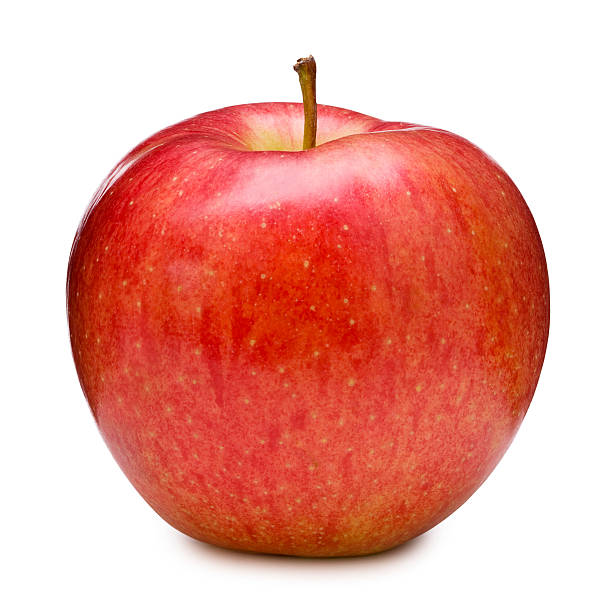
#> input picture apple.jpg, 612 x 612 px, found by its file name
$ python grey_level.py
#> lines starting #> are read from the running program, lines starting #| are printed output that depends on the picture; after the words box and inside, x2 and y2 are one past the last pixel; in counts of white or black regions, pixels touching at a corner belong together
import cv2
import numpy as np

def grey_level_slicing(img,min_inten,max_inten):
    mask=np.logical_and(img>=min_inten,img<=max_inten)
    result=np.where(mask,img,0)
    return result.astype(np.uint8)

org_img=cv2.imread("D:/DIP PRACTICALS\OPEN CV/dip/apple.jpg",0)
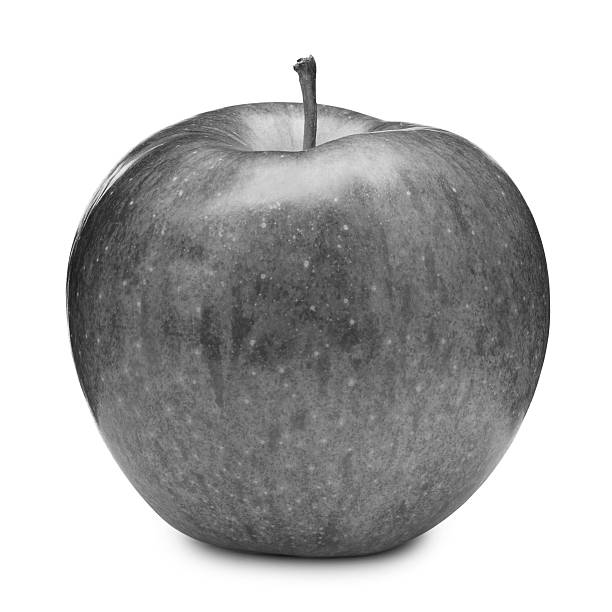
#> org_img: shape (612, 612); min 9, max 255, mean 186
segmented_region=grey_level_slicing(org_img,100,200)
#> in grey_level_slicing, `mask=np.logical_and(img>=min_inten,img<=max_inten)`:
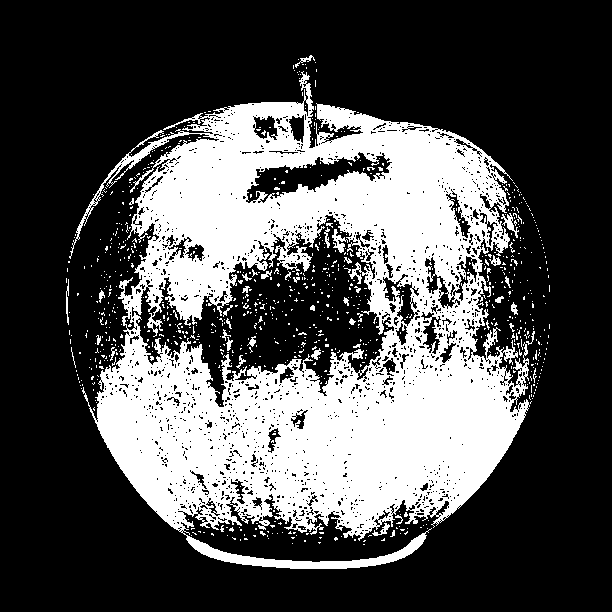
#> mask: shape (612, 612) bool; 31.7% white; 862 white regions (823 under 20 px), largest, box (x1, y1, x2, y2) and area: (69, 71, 530, 569) 114048, (332, 229, 348, 253) 159, (501, 213, 519, 238) 142
#> in grey_level_slicing, `result=np.where(mask,img,0)`:
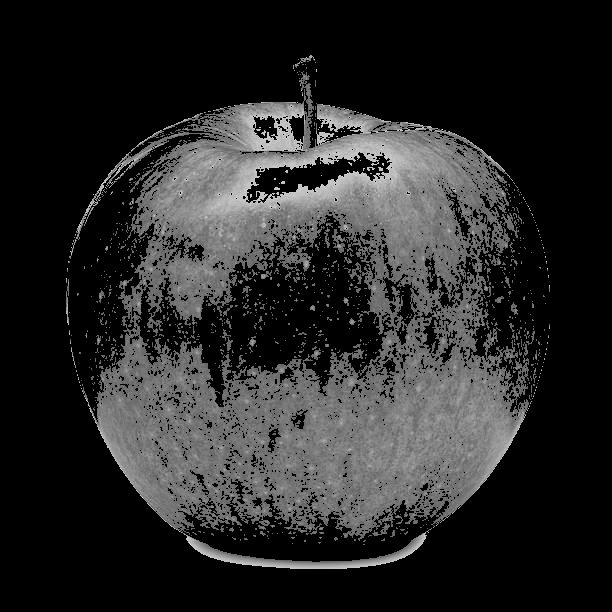
#> result: shape (612, 612); min 0, max 200, mean 39.9
cv2.imshow("Segmented Image",segmented_region)
cv2.waitKey(0)
